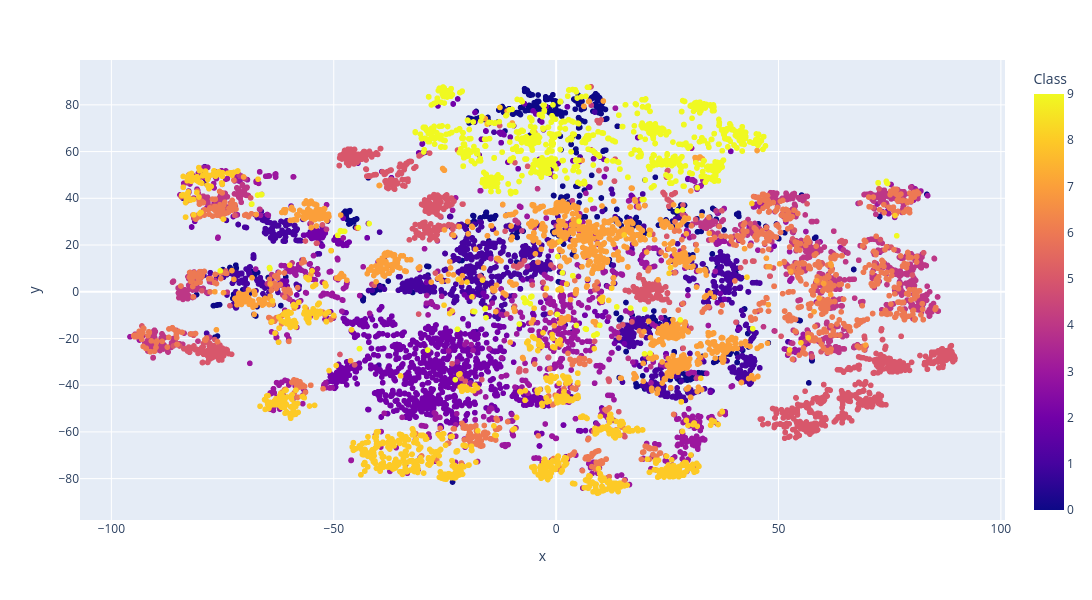

The notebook cell saved with this chart:
### Code cell
import plotly.express as px
fig = px.scatter(df_Xy, x="x", y="y", color="Class", height=600, width=1200)
fig.show()

### Figure 1 — Plotly figure (JSON) as saved in the notebook; plotly's stock layout.template omitted (floating-point values rounded to 4 significant figures; data arrays with more than 128 entries replaced by an {"elided": "..."} marker saying what was removed)
{"data": [{"hovertemplate": "x=%{x}<br>y=%{y}<br>Class=%{marker.color}<extra></extra>", "legendgroup": "", "marker": {"color": {"elided": "10896 float values"}, "coloraxis": "coloraxis", "symbol": "circle"}, "mode": "markers", "name": "", "showlegend": false, "type": "scattergl", "x": {"elided": "10896 float values"}, "xaxis": "x", "y": {"elided": "10896 float values"}, "yaxis": "y"}], "layout": {"coloraxis": {"colorbar": {"title": {"text": "Class"}}, "colorscale": [[0, "#0d0887"], [0.1111, "#46039f"], [0.2222, "#7201a8"], [0.3333, "#9c179e"], [0.4444, "#bd3786"], [0.5556, "#d8576b"], [0.6667, "#ed7953"], [0.7778, "#fb9f3a"], [0.8889, "#fdca26"], [1, "#f0f921"]]}, "height": 600, "legend": {"tracegroupgap": 0}, "margin": {"t": 60}, "width": 1200, "xaxis": {"anchor": "y", "domain": [0, 1], "title": {"text": "x"}}, "yaxis": {"anchor": "x", "domain": [0, 1], "title": {"text": "y"}}}}
